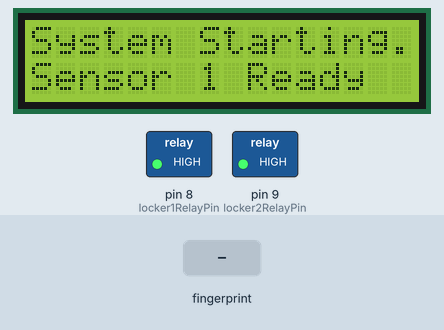
Simulated run of this sketch. Board: Arduino Mega 2560, built with avr-gcc and run on an emulated ATmega2560. Shown: 16×2 character LCD, switched loads named in the sketch (green lamp = pin HIGH). The test bench sets the inputs (shaded band). What the sketch prints to the serial monitor is not drawn.

Above: at 1.1 s.
At 7.3 s:
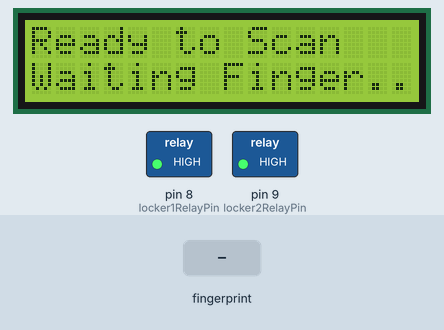
7.4 s: finger stored as number 1 placed on the sensor
At 9.1 s:
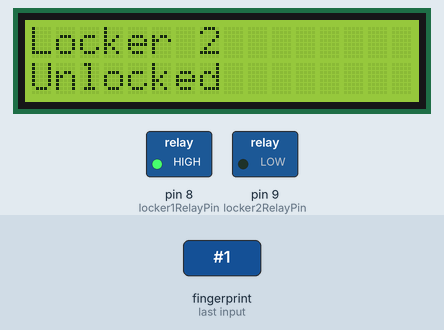
At 16.9 s:
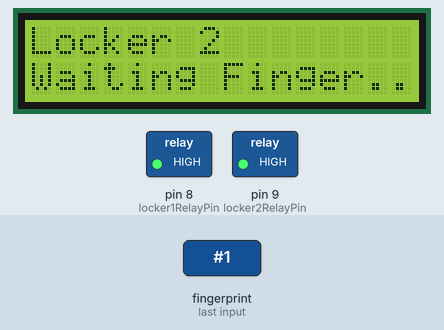
Timing chart, 0 to 17.2 s (numbered marks = the images above; inputs shaded):
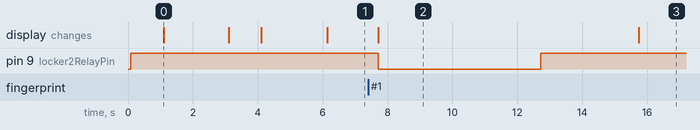

Measured:
- after the input at 7.4 s, pin 9 (locker2RelayPin): HIGH → LOW after 0.32 s, → HIGH 5.0 s later; the display: changes after 0.32 s (image 2)
- what the display in image 0 shows lasts 2.0 s, from 1.1 s to 3.1 s
- what the display in image 2 shows lasts 8.0 s, from 7.7 s to 15.7 s

The sketch:

for_mega_board.ino
```cpp
#include <Adafruit_Fingerprint.h>
#include <Wire.h>
#include <LiquidCrystal_I2C.h>

// ตั้งค่าพอร์ต Serial สำหรับเซ็นเซอร์ลายนิ้วมือ
Adafruit_Fingerprint finger1(&Serial1); // Fingerprint 1 (ต่อกับ TX1 และ RX1)
Adafruit_Fingerprint finger2(&Serial2); // Fingerprint 2 (ต่อกับ TX2 และ RX2)

// ตั้งค่าขารีเลย์สำหรับล็อกเกอร์
const int locker1RelayPin = 8;
const int locker2RelayPin = 9;

// ตั้งค่า LCD Address
LiquidCrystal_I2C lcd(0x3F, 16, 2);

void setup() {
  Serial.begin(9600);

  // เริ่มต้น LCD
  lcd.init();
  lcd.backlight();
  lcd.setCursor(0, 0);
  lcd.print("System Starting...");

  // ตั้งค่าขารีเลย์
  pinMode(locker1RelayPin, OUTPUT);
  pinMode(locker2RelayPin, OUTPUT);
  digitalWrite(locker1RelayPin, HIGH); // ล็อกเกอร์ 1 ปิดล็อก
  digitalWrite(locker2RelayPin, HIGH); // ล็อกเกอร์ 2 ปิดล็อก

  // เริ่มต้นเซ็นเซอร์ลายนิ้วมือ 1
  finger1.begin(57600);
  if (finger1.verifyPassword()) {
    Serial.println("Fingerprint sensor 1 ready.");
    lcd.setCursor(0, 1);
    lcd.print("Sensor 1 Ready");
  } else {
    Serial.println("Fingerprint 1 failed!");
    lcd.setCursor(0, 1);
    lcd.print("Sensor 1 Failed");
    while (1);
  }

  delay(2000);
  lcd.clear();

  // เริ่มต้นเซ็นเซอร์ลายนิ้วมือ 2
  finger2.begin(57600);
  if (finger2.verifyPassword()) {
    Serial.println("Fingerprint sensor 2 ready.");
    lcd.setCursor(0, 1);
    lcd.print("Sensor 2 Ready");
  } else {
    Serial.println("Fingerprint 2 failed!");
    lcd.setCursor(0, 1);
    lcd.print("Sensor 2 Failed");
    while (1);
  }

  delay(2000);
  lcd.clear();
  lcd.setCursor(0, 0);
  lcd.print("Ready to Scan");
}

void loop() {
  lcd.setCursor(0, 1);
  lcd.print("Waiting Finger...");

  // ตรวจสอบเซ็นเซอร์ 1
  if (scanAndUnlock(finger1, locker1RelayPin, "Locker 1")) {
    delay(2000); // รอให้ปลดล็อกก่อน
  }

  // ตรวจสอบเซ็นเซอร์ 2
  if (scanAndUnlock(finger2, locker2RelayPin, "Locker 2")) {
    delay(2000); // รอให้ปลดล็อกก่อน
  }

  delay(1000); // รอ 1 วินาที
}

// ฟังก์ชันตรวจสอบและปลดล็อก
bool scanAndUnlock(Adafruit_Fingerprint &finger, int relayPin, const char *lockerName) {
  int id = getFingerprintID(finger);
  if (id >= 0) {
    Serial.print(lockerName);
    Serial.println(" Unlocked!");
    lcd.clear();
    lcd.setCursor(0, 0);
    lcd.print(lockerName);
    lcd.setCursor(0, 1);
    lcd.print("Unlocked");
    openLocker(relayPin);
    return true; // คืนค่า true ถ้าปลดล็อกสำเร็จ
  } else {
    Serial.print(lockerName);
    Serial.println(": No match.");
    return false; // คืนค่า false ถ้าหาลายนิ้วมือไม่เจอ
  }
}

// ฟังก์ชันสแกนลายนิ้วมือ
int getFingerprintID(Adafruit_Fingerprint &finger) {
  int p = finger.getImage();
  if (p != FINGERPRINT_OK) return -1;

  p = finger.image2Tz();
  if (p != FINGERPRINT_OK) return -1;

  p = finger.fingerFastSearch();
  if (p != FINGERPRINT_OK) return -1;

  return finger.fingerID; // ส่งคืน ID ที่ตรวจพบ
}

// ฟังก์ชันเปิดล็อกเกอร์
void openLocker(int relayPin) {
  digitalWrite(relayPin, LOW); // ปลดล็อก
  delay(5000); // เปิดค้างไว้ 5 วินาที
  digitalWrite(relayPin, HIGH); // ล็อกใหม่
}
```
